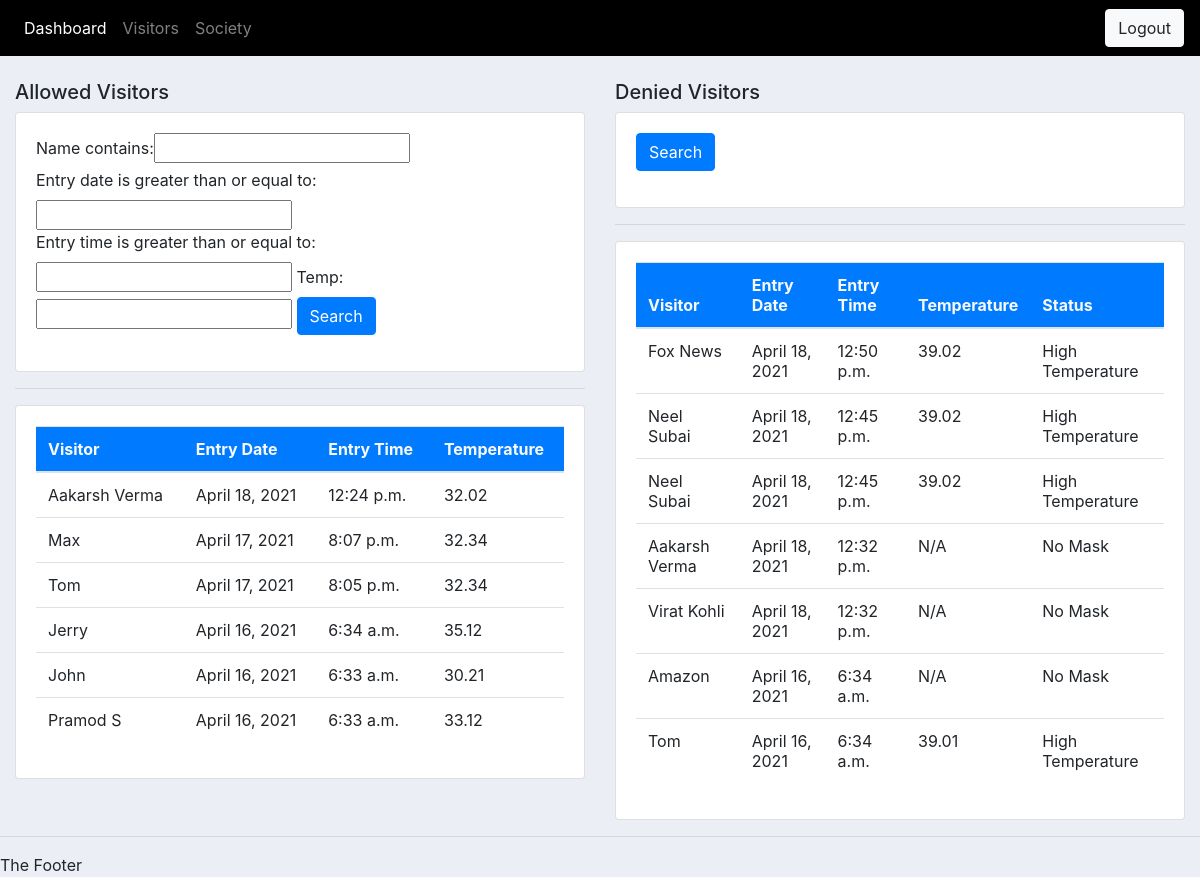
Page /visitors/1/ (signed in) on the committed database.
### accounts/models.py (models this page shows, shortened)
class ValidVisitor(models.Model):
    name = models.CharField(max_length=200)
    entry_date = models.DateField(auto_now=False, auto_now_add=False)
    entry_time = models.TimeField(auto_now=False, auto_now_add=False)
    temp = models.FloatField()
    soc_name = models.ForeignKey(Society, null=True, blank=True, on_delete=models.CASCADE)

class InvalidVisitor(models.Model):
    STATUS = (
        ('No Mask', 'No Mask'),
        ('High Temperature', 'High Temperature'),
    )
    name = models.CharField(max_length=200)
    entry_date = models.DateField(auto_now=False, auto_now_add=False)
    entry_time = models.TimeField(auto_now=False, auto_now_add=False)
    temp = models.FloatField(null=True, blank=True)
    status =  models.CharField(max_length=50, choices=STATUS)
    soc_name = models.ForeignKey(Society, null=True, on_delete=models.CASCADE)

### accounts/views.py (the view)
# urls.py: path('visitors/<str:pk>/', views.visitors, name='visitor'),
@login_required(login_url='login')
def visitors(request, pk):
    context = {}
    socinfo = Society.objects.get(id=pk)
    validvisitors = ValidVisitor.objects.all().order_by('entry_date', 'entry_time').reverse()
    invalidvisitors = InvalidVisitor.objects.all().order_by('entry_date', 'entry_time').reverse()
    myFilter = ValidVisitorFilter(request.GET, queryset=validvisitors)
    validvisitors = myFilter.qs
    context = {
        'socinfo': socinfo,
        'validvisitors': validvisitors,
        'invalidvisitors': invalidvisitors,
        'myFilter': myFilter
        }
    return render(request, 'accounts/visitors.html', context)

### accounts/templates/accounts/visitors.html
{% extends 'accounts/main.html' %}
{% block content %}
<br>
<div class="mx-auto row">
    <div class="col-md-6">
        <h5>Allowed Visitors</h5>
        <div class="row">
            <div class="col">
                <div class="card card-body">
                    <form method="get">
                        {{myFilter.form}}
                    <button class="btn btn-primary" type="submit">Search</button>
                </form>
                </div>
            </div>
        </div>
        <hr>
        <div class="card card-body">
            <table class="table">
                <thead>
                    <tr class="text-light bg-primary">
                        <th>Visitor</th>
                        <th>Entry Date</th>
                        <th>Entry Time</th>
                        <th>Temperature</th>
                    </tr>
                    {% for i in validvisitors %}
                        <tr>
                            <td>{{i.name}}</td>
                            <td>{{i.entry_date}}</td>
                            <td>{{i.entry_time}}</td>
                            <td>{{i.temp}}</td>
                        </tr>
                    {% endfor %}
                </thead>
            </table>
        </div>
    </div>
    <div class="col-md-6">
        <h5>Denied Visitors</h5>
        <div class="row">
            <div class="col">
                <div class="card card-body">
                    <form method="get">
                    <button class="btn btn-primary" type="submit">Search</button>
                </form>
                </div>
            </div>
        </div>
        <hr>
        <div class="card card-body">
            <table class="table">
                <thead>
                    <tr class="text-light bg-primary">
                        <th>Visitor</th>
                        <th>Entry Date</th>
                        <th>Entry Time</th>
                        <th>Temperature</th>
                        <th>Status</th>
                    </tr>
                    {% for i in invalidvisitors %}
                        <tr>
                            <td>{{i.name}}</td>
                            <td>{{i.entry_date}}</td>
                            <td>{{i.entry_time}}</td>
                            {% if i.temp > 0.0 %}
                            <td>{{i.temp}}</td>
                            {% else %}
                            <td>N/A</td>
                            {% endif%}
                            <td>{{i.status}}</td>
                        </tr>
                    {% endfor %}
                </thead>
            </table>
        </div>
    </div>
</div>
{% endblock content %}

### accounts/templates/accounts/main.html (shortened to what this page needs)
{% load static %}
<html>
    <head>
        <link rel="stylesheet" href="https://maxcdn.bootstrapcdn.com/bootstrap/4.0.0/css/bootstrap.min.css">
        <link rel="stylesheet" type="text/css" href="{% static '/css/main.css'%}">
    </head>
    <body>
        {% include 'accounts/navbar.html' %}
        {% block content %}{% endblock %}
        <hr>
        <footer>
            The Footer
        </footer>
    </body>
</html>

### accounts/templates/accounts/navbar.html (shortened to what this page needs)
{% load static %}
<nav class="navbar navbar-expand-lg navbar-dark" style="background-color:black">
    <div class="collapse navbar-collapse" id="navbarNavAltMarkup">
      <div class="navbar-nav">
        <a class="nav-item nav-link active" href="{% url 'dashboard' socinfo.id %}">Dashboard <span class="sr-only">(current)</span></a>
        <a class="nav-item nav-link" href="{% url 'visitor' socinfo.id %}">Visitors</a>
        <a class="nav-item nav-link" href="{% url 'society' socinfo.id %}">Society</a>
      </div>
    </div>
    <span><a class="btn btn-light" href="{% url 'logout' %}">Logout</a></span>
</nav>

### static/css/main.css (style rules this page uses)
body { background-color: #ebeff5; }

### rows in the picture
ValidVisitor: name "Aakarsh Verma", entry_date "April 18, 2021", entry_time "12:24 p.m.", temp "32.02"
ValidVisitor: name "Max", entry_date "April 17, 2021", entry_time "8:07 p.m.", temp "32.34"
ValidVisitor: name "Tom", entry_date "April 17, 2021", entry_time "8:05 p.m.", temp "32.34"
ValidVisitor: name "Jerry", entry_date "April 16, 2021", entry_time "6:34 a.m.", temp "35.12"
ValidVisitor: name "John", entry_date "April 16, 2021", entry_time "6:33 a.m.", temp "30.21"
ValidVisitor: name "Pramod S", entry_date "April 16, 2021", entry_time "6:33 a.m.", temp "33.12"
InvalidVisitor: name "Fox News", entry_date "April 18, 2021", entry_time "12:50 p.m.", temp "39.02", status "High Temperature"
InvalidVisitor: name "Neel Subai", entry_date "April 18, 2021", entry_time "12:45 p.m.", temp "39.02", status "High Temperature"
InvalidVisitor: name "Neel Subai", entry_date "April 18, 2021", entry_time "12:45 p.m.", temp "39.02", status "High Temperature"
InvalidVisitor: name "Aakarsh Verma", entry_date "April 18, 2021", entry_time "12:32 p.m.", temp "N/A", status "No Mask"
InvalidVisitor: name "Virat Kohli", entry_date "April 18, 2021", entry_time "12:32 p.m.", temp "N/A", status "No Mask"
InvalidVisitor: name "Amazon", entry_date "April 16, 2021", entry_time "6:34 a.m.", shows "N/A", status "No Mask"
InvalidVisitor: name "Tom", entry_date "April 16, 2021", entry_time "6:34 a.m.", temp "39.01", status "High Temperature"
